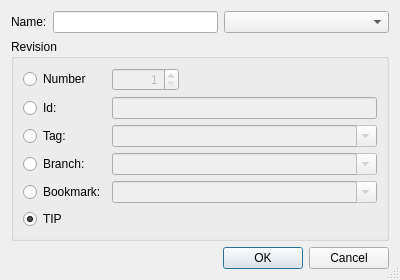
<?xml version="1.0" encoding="UTF-8"?>
<ui version="4.0">
 <class>HgBookmarkDialog</class>
 <widget class="QDialog" name="HgBookmarkDialog">
  <property name="geometry">
   <rect>
    <x>0</x>
    <y>0</y>
    <width>400</width>
    <height>276</height>
   </rect>
  </property>
  <property name="windowTitle">
   <string>Define Bookmark</string>
  </property>
  <property name="sizeGripEnabled">
   <bool>true</bool>
  </property>
  <layout class="QVBoxLayout" name="verticalLayout">
   <item>
    <layout class="QHBoxLayout" name="horizontalLayout">
     <item>
      <widget class="QLabel" name="label">
       <property name="text">
        <string>Name:</string>
       </property>
      </widget>
     </item>
     <item>
      <widget class="QLineEdit" name="nameEdit">
       <property name="toolTip">
        <string>Enter the bookmark name</string>
       </property>
      </widget>
     </item>
     <item>
      <widget class="QComboBox" name="nameCombo">
       <property name="sizePolicy">
        <sizepolicy hsizetype="Expanding" vsizetype="Fixed">
         <horstretch>0</horstretch>
         <verstretch>0</verstretch>
        </sizepolicy>
       </property>
       <property name="toolTip">
        <string>Select a bookmark</string>
       </property>
      </widget>
     </item>
    </layout>
   </item>
   <item>
    <widget class="QGroupBox" name="groupBox">
     <property name="title">
      <string>Revision</string>
     </property>
     <layout class="QGridLayout" name="gridLayout">
      <item row="0" column="0">
       <widget class="QRadioButton" name="numberButton">
        <property name="toolTip">
         <string>Select to specify a revision by number</string>
        </property>
        <property name="text">
         <string>Number</string>
        </property>
       </widget>
      </item>
      <item row="0" column="1">
       <widget class="QSpinBox" name="numberSpinBox">
        <property name="enabled">
         <bool>false</bool>
        </property>
        <property name="toolTip">
         <string>Enter a revision number</string>
        </property>
        <property name="alignment">
         <set>Qt::AlignRight</set>
        </property>
        <property name="minimum">
         <number>1</number>
        </property>
        <property name="maximum">
         <number>999999999</number>
        </property>
       </widget>
      </item>
      <item row="0" column="2">
       <spacer name="spacer">
        <property name="orientation">
         <enum>Qt::Horizontal</enum>
        </property>
        <property name="sizeHint" stdset="0">
         <size>
          <width>158</width>
          <height>20</height>
         </size>
        </property>
       </spacer>
      </item>
      <item row="1" column="0">
       <widget class="QRadioButton" name="idButton">
        <property name="toolTip">
         <string>Select to specify a revision by changeset id</string>
        </property>
        <property name="text">
         <string>Id:</string>
        </property>
       </widget>
      </item>
      <item row="1" column="1" colspan="2">
       <widget class="QLineEdit" name="idEdit">
        <property name="enabled">
         <bool>false</bool>
        </property>
        <property name="toolTip">
         <string>Enter a changeset id</string>
        </property>
       </widget>
      </item>
      <item row="2" column="0">
       <widget class="QRadioButton" name="tagButton">
        <property name="toolTip">
         <string>Select to specify a revision by a tag</string>
        </property>
        <property name="text">
         <string>Tag:</string>
        </property>
       </widget>
      </item>
      <item row="2" column="1" colspan="2">
       <widget class="QComboBox" name="tagCombo">
        <property name="enabled">
         <bool>false</bool>
        </property>
        <property name="sizePolicy">
         <sizepolicy hsizetype="Expanding" vsizetype="Fixed">
          <horstretch>0</horstretch>
          <verstretch>0</verstretch>
         </sizepolicy>
        </property>
        <property name="toolTip">
         <string>Enter a tag name</string>
        </property>
        <property name="editable">
         <bool>true</bool>
        </property>
       </widget>
      </item>
      <item row="3" column="0">
       <widget class="QRadioButton" name="branchButton">
        <property name="toolTip">
         <string>Select to specify a revision by a branch</string>
        </property>
        <property name="text">
         <string>Branch:</string>
        </property>
       </widget>
      </item>
      <item row="3" column="1" colspan="2">
       <widget class="QComboBox" name="branchCombo">
        <property name="enabled">
         <bool>false</bool>
        </property>
        <property name="sizePolicy">
         <sizepolicy hsizetype="Expanding" vsizetype="Fixed">
          <horstretch>0</horstretch>
          <verstretch>0</verstretch>
         </sizepolicy>
        </property>
        <property name="toolTip">
         <string>Enter a branch name</string>
        </property>
        <property name="editable">
         <bool>true</bool>
        </property>
       </widget>
      </item>
      <item row="4" column="0">
       <widget class="QRadioButton" name="bookmarkButton">
        <property name="toolTip">
         <string>Select to specify a revision by a bookmark</string>
        </property>
        <property name="text">
         <string>Bookmark:</string>
        </property>
       </widget>
      </item>
      <item row="4" column="1" colspan="2">
       <widget class="QComboBox" name="bookmarkCombo">
        <property name="enabled">
         <bool>false</bool>
        </property>
        <property name="sizePolicy">
         <sizepolicy hsizetype="Expanding" vsizetype="Fixed">
          <horstretch>0</horstretch>
          <verstretch>0</verstretch>
         </sizepolicy>
        </property>
        <property name="toolTip">
         <string>Enter a bookmark name</string>
        </property>
        <property name="editable">
         <bool>true</bool>
        </property>
       </widget>
      </item>
      <item row="5" column="0" colspan="3">
       <widget class="QRadioButton" name="tipButton">
        <property name="toolTip">
         <string>Select tip revision of repository</string>
        </property>
        <property name="text">
         <string>TIP</string>
        </property>
        <property name="checked">
         <bool>true</bool>
        </property>
       </widget>
      </item>
     </layout>
    </widget>
   </item>
   <item>
    <widget class="QDialogButtonBox" name="buttonBox">
     <property name="orientation">
      <enum>Qt::Horizontal</enum>
     </property>
     <property name="standardButtons">
      <set>QDialogButtonBox::Cancel|QDialogButtonBox::Ok</set>
     </property>
    </widget>
   </item>
  </layout>
 </widget>
 <tabstops>
  <tabstop>nameEdit</tabstop>
  <tabstop>nameCombo</tabstop>
  <tabstop>numberButton</tabstop>
  <tabstop>numberSpinBox</tabstop>
  <tabstop>idButton</tabstop>
  <tabstop>idEdit</tabstop>
  <tabstop>tagButton</tabstop>
  <tabstop>tagCombo</tabstop>
  <tabstop>branchButton</tabstop>
  <tabstop>branchCombo</tabstop>
  <tabstop>bookmarkButton</tabstop>
  <tabstop>bookmarkCombo</tabstop>
  <tabstop>tipButton</tabstop>
  <tabstop>buttonBox</tabstop>
 </tabstops>
 <resources/>
 <connections>
  <connection>
   <sender>buttonBox</sender>
   <signal>accepted()</signal>
   <receiver>HgBookmarkDialog</receiver>
   <slot>accept()</slot>
   <hints>
    <hint type="sourcelabel">
     <x>248</x>
     <y>274</y>
    </hint>
    <hint type="destinationlabel">
     <x>157</x>
     <y>274</y>
    </hint>
   </hints>
  </connection>
  <connection>
   <sender>buttonBox</sender>
   <signal>rejected()</signal>
   <receiver>HgBookmarkDialog</receiver>
   <slot>reject()</slot>
   <hints>
    <hint type="sourcelabel">
     <x>316</x>
     <y>260</y>
    </hint>
    <hint type="destinationlabel">
     <x>286</x>
     <y>274</y>
    </hint>
   </hints>
  </connection>
  <connection>
   <sender>numberButton</sender>
   <signal>toggled(bool)</signal>
   <receiver>numberSpinBox</receiver>
   <slot>setEnabled(bool)</slot>
   <hints>
    <hint type="sourcelabel">
     <x>48</x>
     <y>89</y>
    </hint>
    <hint type="destinationlabel">
     <x>118</x>
     <y>87</y>
    </hint>
   </hints>
  </connection>
  <connection>
   <sender>idButton</sender>
   <signal>toggled(bool)</signal>
   <receiver>idEdit</receiver>
   <slot>setEnabled(bool)</slot>
   <hints>
    <hint type="sourcelabel">
     <x>36</x>
     <y>109</y>
    </hint>
    <hint type="destinationlabel">
     <x>105</x>
     <y>116</y>
    </hint>
   </hints>
  </connection>
  <connection>
   <sender>tagButton</sender>
   <signal>toggled(bool)</signal>
   <receiver>tagCombo</receiver>
   <slot>setEnabled(bool)</slot>
   <hints>
    <hint type="sourcelabel">
     <x>43</x>
     <y>142</y>
    </hint>
    <hint type="destinationlabel">
     <x>102</x>
     <y>141</y>
    </hint>
   </hints>
  </connection>
  <connection>
   <sender>branchButton</sender>
   <signal>toggled(bool)</signal>
   <receiver>branchCombo</receiver>
   <slot>setEnabled(bool)</slot>
   <hints>
    <hint type="sourcelabel">
     <x>42</x>
     <y>170</y>
    </hint>
    <hint type="destinationlabel">
     <x>115</x>
     <y>171</y>
    </hint>
   </hints>
  </connection>
  <connection>
   <sender>bookmarkButton</sender>
   <signal>toggled(bool)</signal>
   <receiver>bookmarkCombo</receiver>
   <slot>setEnabled(bool)</slot>
   <hints>
    <hint type="sourcelabel">
     <x>51</x>
     <y>196</y>
    </hint>
    <hint type="destinationlabel">
     <x>108</x>
     <y>201</y>
    </hint>
   </hints>
  </connection>
 </connections>
</ui>
